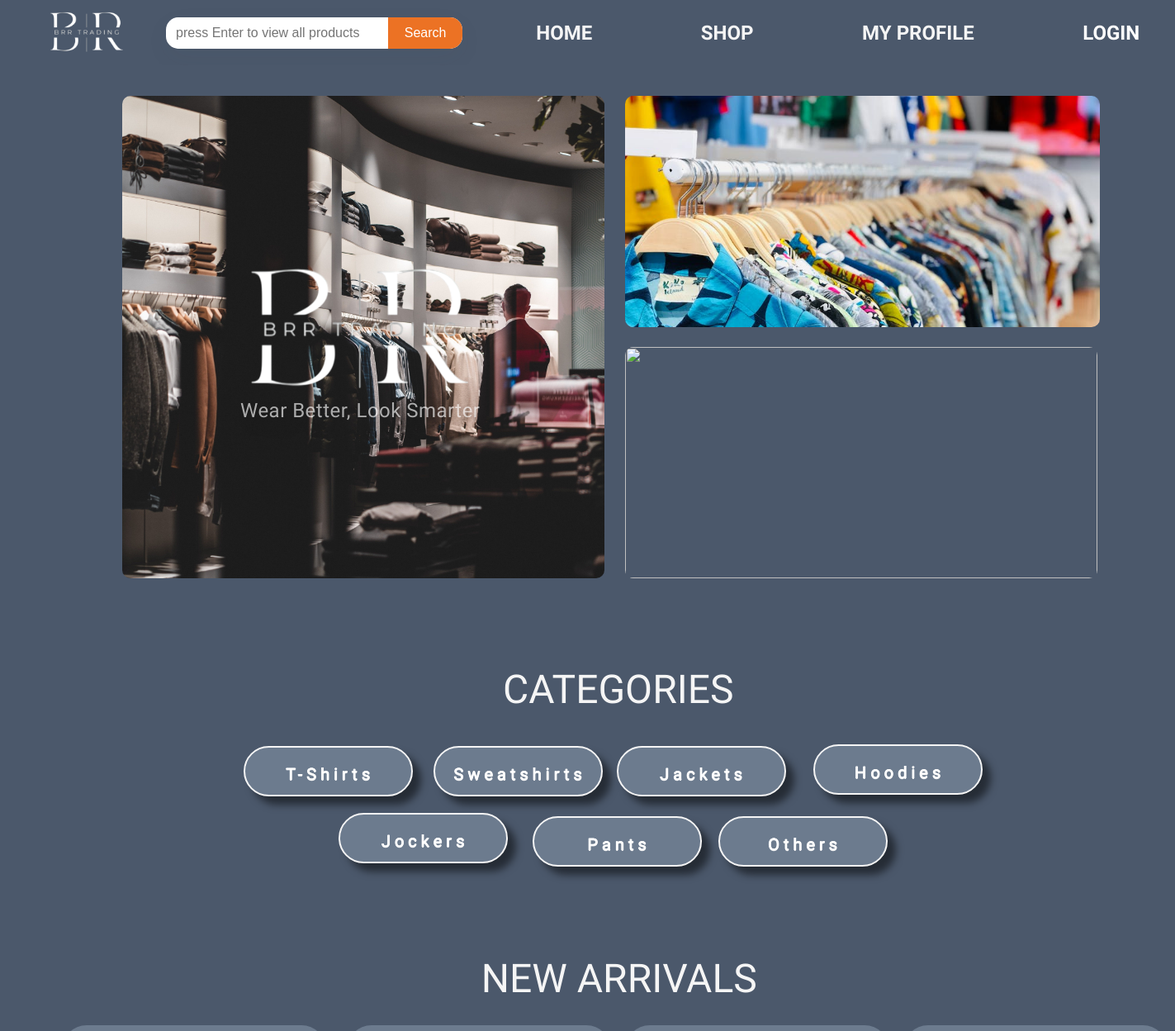
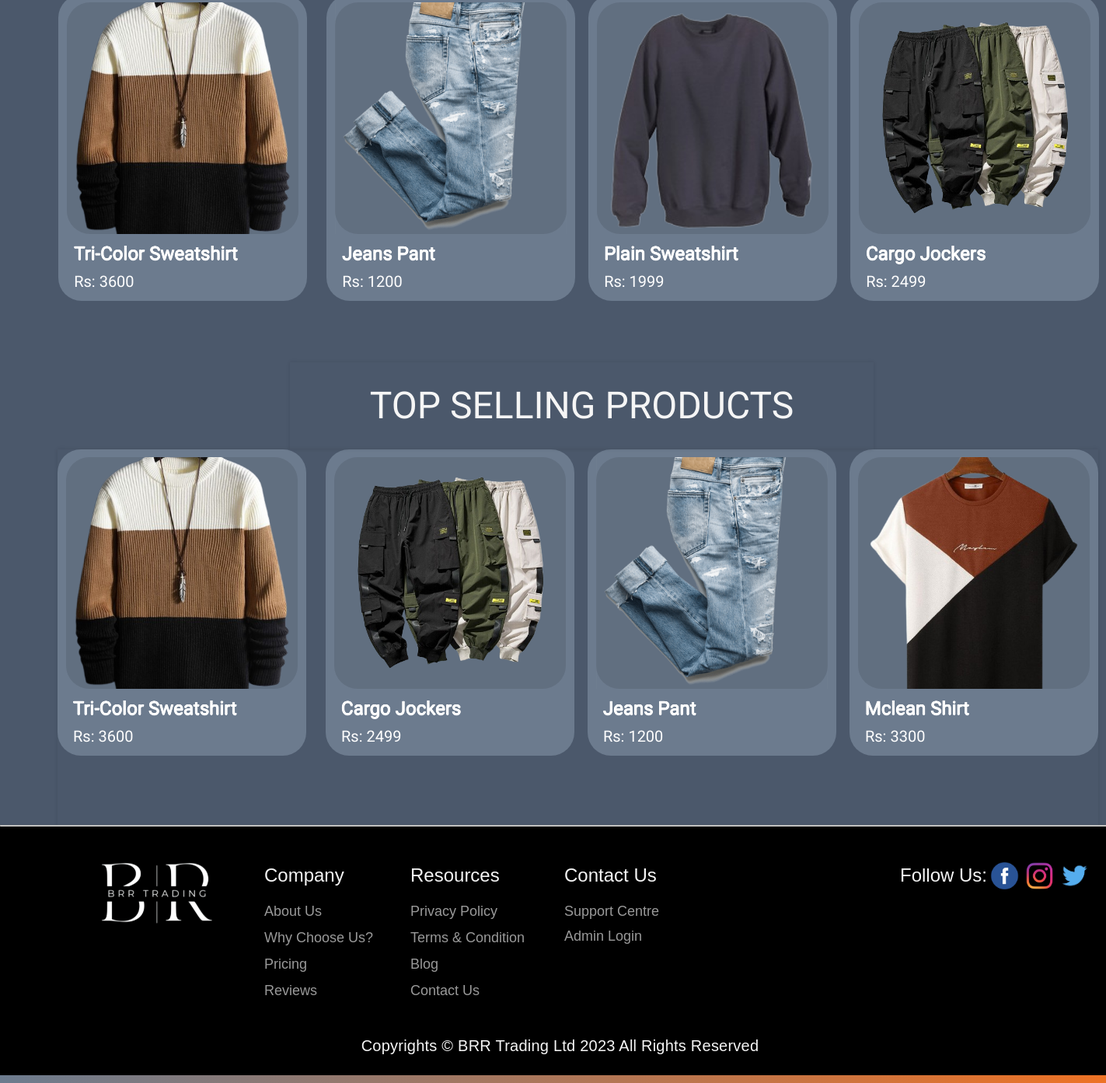
The page /shop.php on the database its author committed (2 pictures, top to bottom).
### tables this page shows
CREATE TABLE `products` (
  `product_id` int(11) NOT NULL,
  `product_name` varchar(255) NOT NULL,
  `price` int(11) DEFAULT NULL,
  `category` varchar(50) NOT NULL DEFAULT 'Others',
  `product_image` varchar(255) DEFAULT NULL,
  `description` text DEFAULT NULL
);

### shop.php (the view, shortened to what this page needs)
<!DOCTYPE html>
<html>
<head>
  <link rel="stylesheet" href="./css/global.css" />
  <link rel="stylesheet" href="./css/shop.css" />
</head>
<body>
  <?php include './database/connectDB.php'; ?>
  <div class="shop">
    <div class="home">
      <div class="jacket-banner">
        <img class="jackets-icon" alt="" src="./public/jackets@2x.png" />
      </div>
      <div class="shirt-banner">
        <img class="shirts-icon" alt="" src="./public/shirts@2x.png" />
      </div>
      <div class="main-banner">
        <div class="logo">
          <img class="logo-icon1" alt="" src="./public/logo@2x.png" />
          <div class="slogan">
            <p class="wear-better-look">Wear better, Look smarter</p>
          </div>
        </div>
      </div>
    </div>
    <?php
    $categories = [
      'Others',
      'Jockers',
      'Hoodies',
      'Jackets',
      'Sweatshirts',
      'T-shirts',
      'Pants',
    ];
    ?>
    <div class="categories">
      <div class="cate-buttons">
        <?php foreach ($categories as $index => $categoryName): ?>
          <div class="category<?= $index ?>">
            <div class="category-child">
              <a href="searchCategory.php?item=<?= urlencode($categoryName) ?>" class="others">
                <?= htmlspecialchars($categoryName) ?>
              </a>
            </div>
          </div>
        <?php endforeach; ?>
      </div>
      <div class="label2">Categories</div>
    </div>
    <div class="products1">
      <div class="product-grid">
        <?php
        $query = "SELECT * FROM products WHERE product_id = (SELECT MAX(product_id) FROM products) - 3";
        $result = $mysqli->query($query);
        if ($result->num_rows > 0) {
          while ($row = $result->fetch_assoc()) { ?>
            <a href="./product/productDetail.php?id=<?php echo $row['product_id']; ?>">
              <div class="product">
                <div class="text">
                  <div class="price">Rs:
                    <?php echo $row['price']; ?>
                  </div>
                  <div class="product-name">
                    <?php echo $row['product_name']; ?>
                  </div>
                </div>
                <div class="display">
                  <div class="disp"><img src="<?php echo $row['product_image']; ?>"
                      alt="<?php echo $row['product_name']; ?>">
                  </div>
                </div>
              </div>
            </a>
          <?php }
        } else {
          echo "<div class='product'>No products available.</div>";
        }
        ?>
        <?php
        $query = "SELECT * FROM products WHERE product_id = (SELECT MAX(product_id) FROM products) - 2";
        $result = $mysqli->query($query);
        if ($result->num_rows > 0) {
          while ($row = $result->fetch_assoc()) { ?>
            <a href="./product/productDetail.php?id=<?php echo $row['product_id']; ?>">
              <div class="product1">
                <div class="text">
                  <div class="price">Rs:
                    <?php echo $row['price']; ?>
                  </div>
                  <div class="product-name">
                    <?php echo $row['product_name']; ?>
                  </div>
                </div>
                <div class="display">
                  <div class="disp"><img src="<?php echo $row['product_image']; ?>"
                      alt="<?php echo $row['product_name']; ?>">
                  </div>
                </div>
              </div>
            <?php }
        } else {
          echo "<div class='product'>No products available.</div>";
        }
        ?>
          <?php
          $query = "SELECT * FROM products WHERE product_id = (SELECT MAX(product_id) FROM products) - 1";
          $result = $mysqli->query($query);
          if ($result->num_rows > 0) {
            while ($row = $result->fetch_assoc()) { ?>
              <a href="./product/productDetail.php?id=<?php echo $row['product_id']; ?>">
                <div class="product2">
                  <div class="text">
                    <div class="price">Rs:
                      <?php echo $row['price']; ?>
                    </div>
                    <div class="product-name">
                      <?php echo $row['product_name']; ?>
                    </div>
                  </div>
                  <div class="display">
                    <div class="disp"><img src="<?php echo $row['product_image']; ?>"
                        alt="<?php echo $row['product_name']; ?>">
                    </div>
                  </div>
                </div>
              <?php }
          } else {
            echo "<div class='product'>No products available.</div>";
          }
          ?>
            <?php
            $query = "SELECT * FROM products WHERE product_id = (SELECT MAX(product_id) FROM products) - 0";
            $result = $mysqli->query($query);
            if ($result->num_rows > 0) {
              while ($row = $result->fetch_assoc()) { ?>
                <a href="./product/productDetail.php?id=<?php echo $row['product_id']; ?>">
                  <div class="product3">
                    <div class="text">
                      <div class="price">Rs:
                        <?php echo $row['price']; ?>
                      </div>
                      <div class="product-name">
                        <?php echo $row['product_name']; ?>
                      </div>
                    </div>
                    <div class="display">
                      <div class="disp"><img src="<?php echo $row['product_image']; ?>"
                          alt="<?php echo $row['product_name']; ?>">
                      </div>
                    </div>
                  </div>
          </div>
          <div class="label">New Arrivals</div>
        </div>
      <?php }
            } else {
              echo "<div class='product'>No products available.</div>";
            }
            ?>
    <?php
    $sql = "SELECT product_id, COUNT(product_id) AS count
  FROM order_items
  GROUP BY product_id
  ORDER BY count DESC
  LIMIT 3, 1";
    $result = $conn->query($sql);
    if ($result->num_rows > 0) {
      while ($row1 = $result->fetch_assoc()) {
        $product_id = $row1['product_id'];
        $query = "SELECT * FROM products WHERE product_id = $product_id";
        $result = $mysqli->query($query);
        if ($result->num_rows > 0) {
          while ($row = $result->fetch_assoc()) { ?>
            <a href="./product/productDetail.php?id=<?php echo $row['product_id']; ?>">
              <div class="products">
                <div class="product-grid">
                  <div class="product">
                    <div class="text">
                      <div class="price">Rs:
                        <?php echo $row['price']; ?>
                      </div>
                      <div class="product-name">
                        <?php echo $row['product_name']; ?>
                      </div>
                    </div>
                    <div class="display">
                      <div class="disp"><img src="<?php echo $row['product_image']; ?>"
                          alt="<?php echo $row['product_name']; ?>">
                      </div>
                    </div>
                  </div>
                <?php }
        } else {
          echo "<div class='product'>No products available.</div>";
        }
      }
    }
    ?>
          <?php
          $sql = "SELECT product_id, COUNT(product_id) AS count
      FROM order_items
      GROUP BY product_id
      ORDER BY count DESC
      LIMIT 2, 1";
          $result = $conn->query($sql);
          if ($result->num_rows > 0) {
            while ($row1 = $result->fetch_assoc()) {
              $product_id = $row1['product_id'];
              $query = "SELECT * FROM products WHERE product_id = $product_id";
              $result = $mysqli->query($query);
              if ($result->num_rows > 0) {
                while ($row = $result->fetch_assoc()) { ?>
                  <a href="./product/productDetail.php?id=<?php echo $row['product_id']; ?>">
                    <div class="product1">
                      <div class="text">
                        <div class="price">Rs:
                          <?php echo $row['price']; ?>
                        </div>
                        <div class="product-name">
                          <?php echo $row['product_name']; ?>
                        </div>
                      </div>
                      <div class="display">
                        <div class="disp"><img src="<?php echo $row['product_image']; ?>"
                            alt="<?php echo $row['product_name']; ?>">
                        </div>
                      </div>
                    </div>
                  <?php }
              } else {
                echo "<div class='product'>No products available.</div>";
              }
            }
          }
          ?>
            <?php
            $sql = "SELECT product_id, COUNT(product_id) AS count
          FROM order_items
          GROUP BY product_id
          ORDER BY count DESC
          LIMIT 1, 1";
            $result = $conn->query($sql);
            if ($result->num_rows > 0) {
              while ($row1 = $result->fetch_assoc()) {
                $product_id = $row1['product_id'];
                $query = "SELECT * FROM products WHERE product_id = $product_id";
                $result = $mysqli->query($query);
                if ($result->num_rows > 0) {
                  while ($row = $result->fetch_assoc()) { ?>
                    <a href="./product/productDetail.php?id=<?php echo $row['product_id']; ?>">
                      <div class="product2">
                        <div class="text">
                          <div class="price">Rs:
                            <?php echo $row['price']; ?>
                          </div>
                          <div class="product-name">
                            <?php echo $row['product_name']; ?>
                          </div>
                        </div>
                        <div class="display">
                          <div class="disp"><img src="<?php echo $row['product_image']; ?>"
                              alt="<?php echo $row['product_name']; ?>">
                          </div>
                        </div>
                      </div>
                    <?php }
                } else {
                  echo "<div class='product'>No products available.</div>";
                }
              }
            }
            ?>
              <?php
              $sql = "SELECT product_id, COUNT(product_id) AS count
      FROM order_items
      GROUP BY product_id
      ORDER BY count DESC
      LIMIT 1";
              $result = $conn->query($sql);
              if ($result->num_rows > 0) {
                while ($row1 = $result->fetch_assoc()) {
                  $product_id = $row1['product_id'];
                  $query = "SELECT * FROM products WHERE product_id = $product_id";
                  $result = $mysqli->query($query);
                  if ($result->num_rows > 0) {
                    while ($row = $result->fetch_assoc()) { ?>
                      <a href="./product/productDetail.php?id=<?php echo $row['product_id']; ?>">
                        <div class="product3">
                          <div class="text">
                            <div class="price">Rs:
                              <?php echo $row['price']; ?>
                            </div>
                            <div class="product-name">
                              <?php echo $row['product_name']; ?>
                            </div>
                          </div>
                          <div class="display">
                            <div class="disp"><img src="<?php echo $row['product_image']; ?>"
                                alt="<?php echo $row['product_name']; ?>">
                            </div>
                          </div>
                        </div>
                      </a>
                    <?php }
                  } else {
                    echo "<div class='product'>No products available.</div>";
                  }
                }
              } ?>
        </div>
        <div class="label">TOP SELLING PRODUCTS</div>
      </div>
  </div>
  <?php include 'footer.php'; ?>
</body>
</html>

### css/global.css (style rules this page uses)
body { margin: 0; line-height: normal; }
body { overflow-x: hidden; font-family: "tenor sans"; }
a { color: white; text-decoration: none; }

### css/loginScreen.css (style rules this page uses)
.content, .slogan { position: absolute; top: 200px; left: calc(50% - 172.5px); width: 345px; height: 418px; }
.slogan { top: 106px; left: calc(50% - 129px); letter-spacing: 0.08em; text-transform: capitalize; display: inline-block; width: 258px; height: 20px; text-shadow: 10px 10px 60px rgba(0, 0, 0, 0.5); opacity: 0.8; }

### rows shown on the page
products: price "2499", product_name "Cargo Jockers", product_image (picture)
products: price "1999", product_name "Plain Sweatshirt", product_image (picture)
products: price "1200", product_name "Jeans Pant", product_image (picture)
products: price "3600", product_name "Tri-Color Sweatshirt", product_image (picture)
products: price "3300", product_name "Mclean Shirt", product_image (picture)

### other values the page prints
$categoryName "Others"
$categoryName "Jockers"
$categoryName "Hoodies"
$categoryName "Jackets"
$categoryName "Sweatshirts"
$categoryName "T-Shirts"
$categoryName "Pants"
